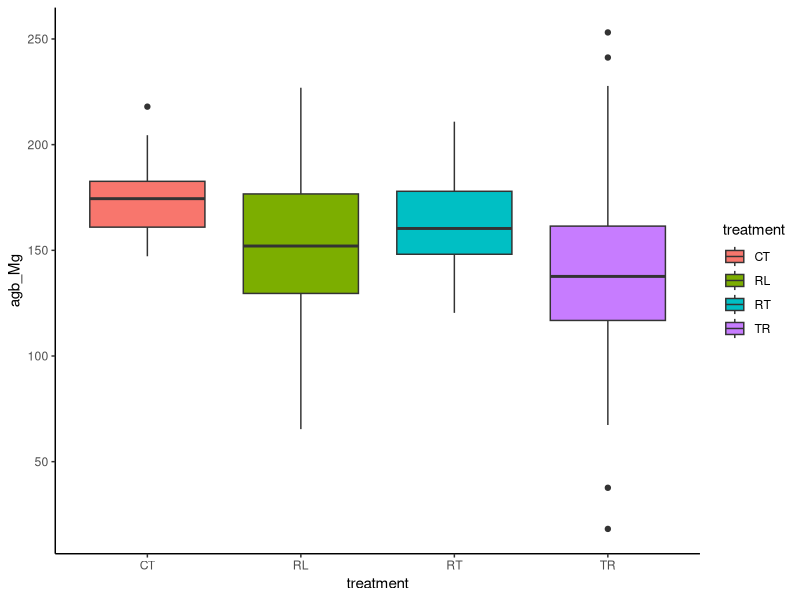
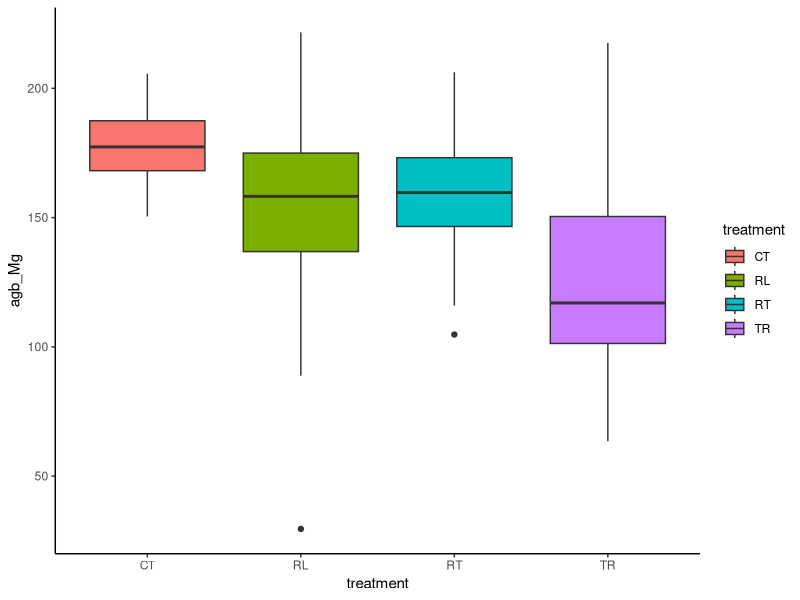
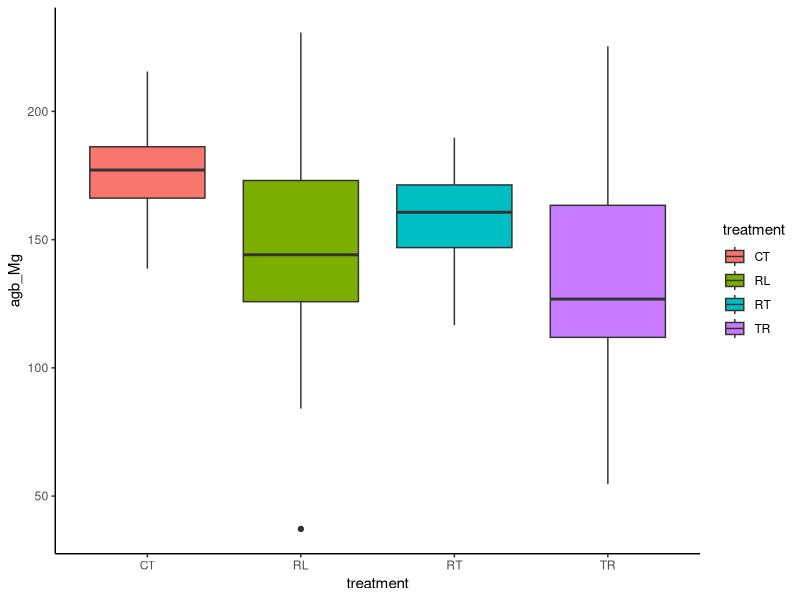
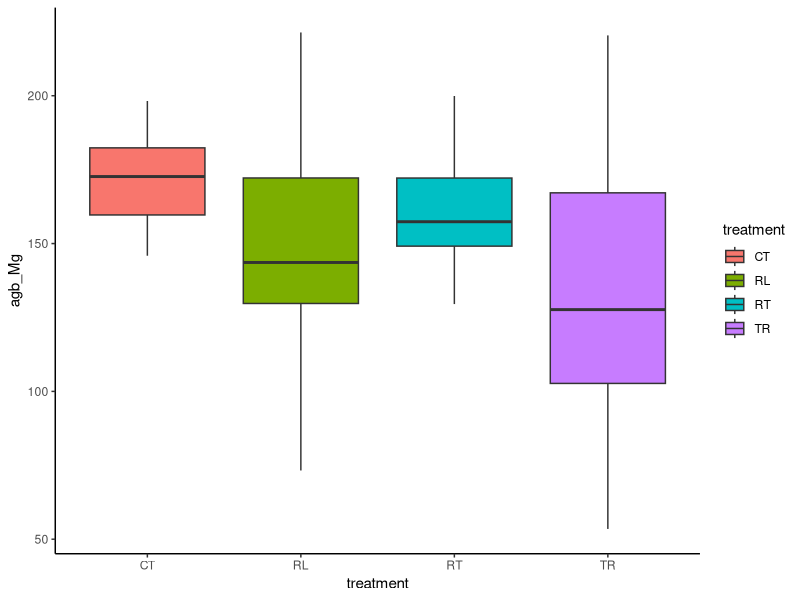
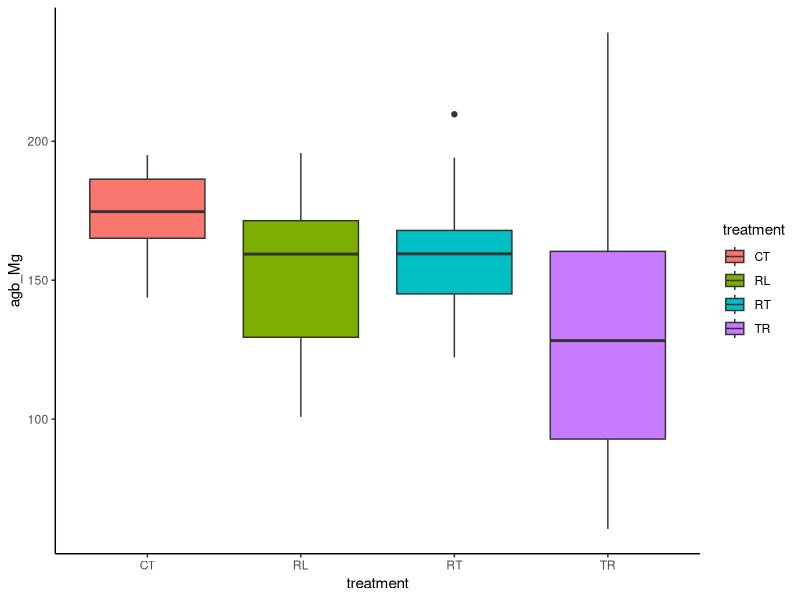
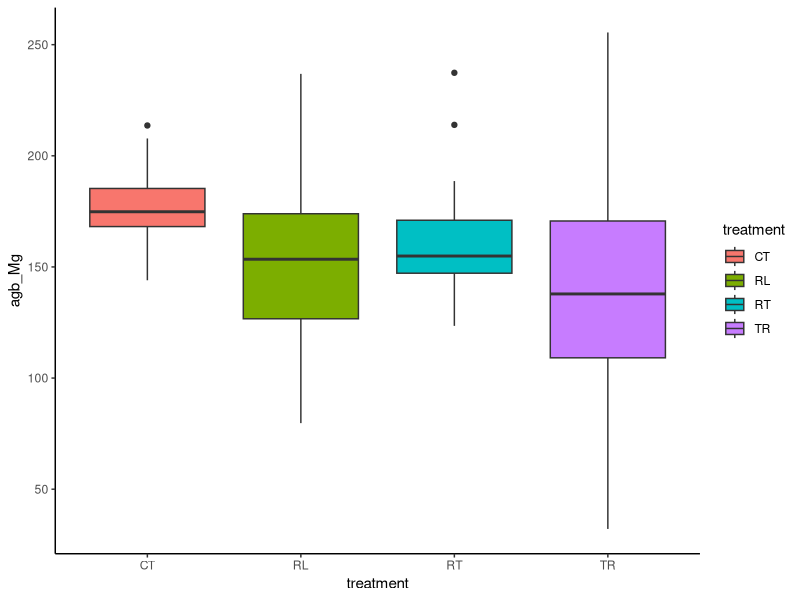
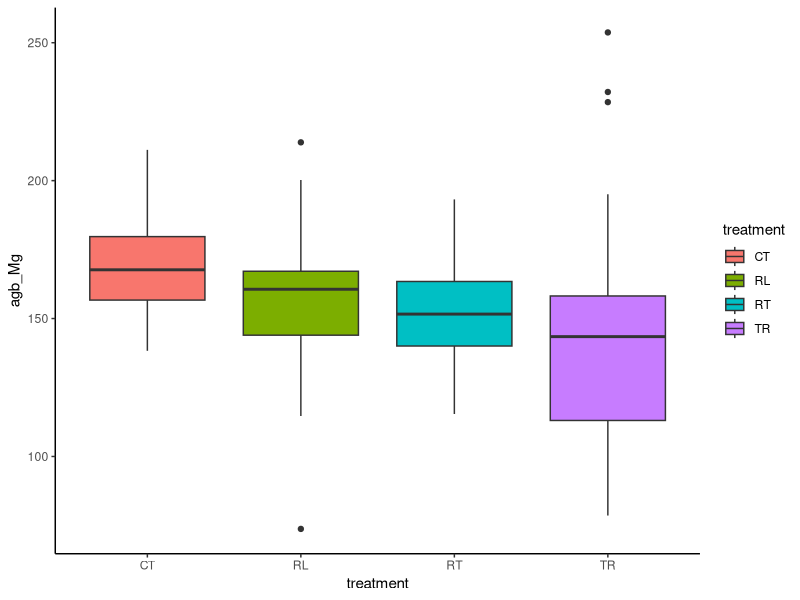
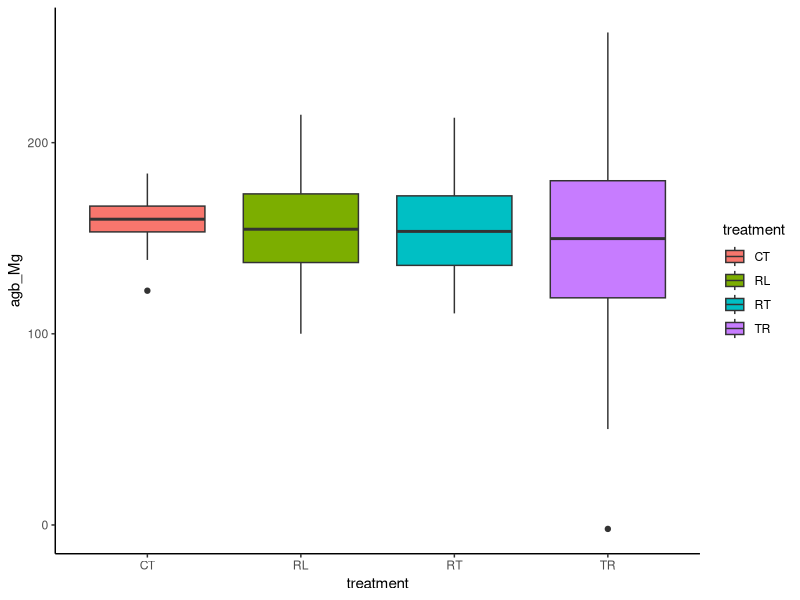

Write R code to recreate these figures, in order.
## ---- chunk 1
knitr::opts_chunk$set(echo = TRUE)
## ---- chunk 2
# all treatments have 40 plots
# control treatment has plot mean of 175 Mg/ha, minimal variability
CT <- rnorm(40, mean = 175, sd = 15)
CT <- data.frame(CT, "CT")
colnames(CT) <- c("agb_Mg", "treatment")
# resistance treatment has lower mean, still low variability
RT <- rnorm(40, mean = 160, sd = 20)
RT <- data.frame(RT, "RT")
colnames(RT) <- c("agb_Mg", "treatment")
# resilience treatment has lower mean, and higher variability
RL <- rnorm(40, mean = 150, sd = 35)
RL <- data.frame(RL, "RL")
colnames(RL) <- c("agb_Mg", "treatment")
# transition has lowest biomass, and most variability
TR <- rnorm(40, mean = 135, sd = 50)
TR <- data.frame(TR, "TR")
colnames(TR) <- c("agb_Mg", "treatment")
id <- c(1:160)
my_data <- rbind(CT, RT, RL, TR)
my_data <- cbind(id, my_data)

head(my_data)
tail(my_data)
## ---- chunk 3
# categorical x (treatment) and continuous y (biomass) indicates ANOVA

m1 <- aov(agb_Mg ~ treatment, data = my_data)
summary(m1)
library(ggplot2)
p1 <- ggplot(data = my_data, aes(x = treatment, 
                                        y = agb_Mg, 
                                        fill = treatment)) +
  geom_boxplot() + 
  theme_classic()
p1 

## ---- chunk 4
CT <- rnorm(40, mean = 175, sd = 15)
CT <- data.frame(CT, "CT")
colnames(CT) <- c("agb_Mg", "treatment")
RT <- rnorm(40, mean = 160, sd = 20)
RT <- data.frame(RT, "RT")
colnames(RT) <- c("agb_Mg", "treatment")
RL <- rnorm(40, mean = 150, sd = 35)
RL <- data.frame(RL, "RL")
colnames(RL) <- c("agb_Mg", "treatment")
TR <- rnorm(40, mean = 135, sd = 50)
TR <- data.frame(TR, "TR")
colnames(TR) <- c("agb_Mg", "treatment")
id <- c(1:160)
my_data <- rbind(CT, RT, RL, TR)
my_data <- cbind(id, my_data)
m1 <- aov(agb_Mg ~ treatment, data = my_data)
summary(m1)

p1 <- ggplot(data = my_data, aes(x = treatment, 
                                        y = agb_Mg, 
                                        fill = treatment)) +
  geom_boxplot() + 
  theme_classic()
p1 

## ---- chunk 5

CT <- rnorm(40, mean = 175, sd = 15)
CT <- data.frame(CT, "CT")
colnames(CT) <- c("agb_Mg", "treatment")
RT <- rnorm(40, mean = 160, sd = 20)
RT <- data.frame(RT, "RT")
colnames(RT) <- c("agb_Mg", "treatment")
RL <- rnorm(40, mean = 150, sd = 35)
RL <- data.frame(RL, "RL")
colnames(RL) <- c("agb_Mg", "treatment")
TR <- rnorm(40, mean = 135, sd = 50)
TR <- data.frame(TR, "TR")
colnames(TR) <- c("agb_Mg", "treatment")
id <- c(1:160)
my_data <- rbind(CT, RT, RL, TR)
my_data <- cbind(id, my_data)
m1 <- aov(agb_Mg ~ treatment, data = my_data)
summary(m1)

p1 <- ggplot(data = my_data, aes(x = treatment, 
                                        y = agb_Mg, 
                                        fill = treatment)) +
  geom_boxplot() + 
  theme_classic()
p1 
## ---- chunk 6

CT <- rnorm(40, mean = 175, sd = 15)
CT <- data.frame(CT, "CT")
colnames(CT) <- c("agb_Mg", "treatment")
RT <- rnorm(40, mean = 160, sd = 20)
RT <- data.frame(RT, "RT")
colnames(RT) <- c("agb_Mg", "treatment")
RL <- rnorm(40, mean = 150, sd = 35)
RL <- data.frame(RL, "RL")
colnames(RL) <- c("agb_Mg", "treatment")
TR <- rnorm(40, mean = 135, sd = 50)
TR <- data.frame(TR, "TR")
colnames(TR) <- c("agb_Mg", "treatment")
id <- c(1:160)
my_data <- rbind(CT, RT, RL, TR)
my_data <- cbind(id, my_data)
m1 <- aov(agb_Mg ~ treatment, data = my_data)
summary(m1)

p1 <- ggplot(data = my_data, aes(x = treatment, 
                                        y = agb_Mg, 
                                        fill = treatment)) +
  geom_boxplot() + 
  theme_classic()
p1 
## ---- chunk 7

CT <- rnorm(40, mean = 175, sd = 15)
CT <- data.frame(CT, "CT")
colnames(CT) <- c("agb_Mg", "treatment")
RT <- rnorm(40, mean = 160, sd = 20)
RT <- data.frame(RT, "RT")
colnames(RT) <- c("agb_Mg", "treatment")
RL <- rnorm(40, mean = 150, sd = 35)
RL <- data.frame(RL, "RL")
colnames(RL) <- c("agb_Mg", "treatment")
TR <- rnorm(40, mean = 135, sd = 50)
TR <- data.frame(TR, "TR")
colnames(TR) <- c("agb_Mg", "treatment")
id <- c(1:160)
my_data <- rbind(CT, RT, RL, TR)
my_data <- cbind(id, my_data)
m1 <- aov(agb_Mg ~ treatment, data = my_data)
summary(m1)

p1 <- ggplot(data = my_data, aes(x = treatment, 
                                        y = agb_Mg, 
                                        fill = treatment)) +
  geom_boxplot() + 
  theme_classic()
p1 
## ---- chunk 8

CT <- rnorm(40, mean = 175, sd = 15)
CT <- data.frame(CT, "CT")
colnames(CT) <- c("agb_Mg", "treatment")
RT <- rnorm(40, mean = 160, sd = 20)
RT <- data.frame(RT, "RT")
colnames(RT) <- c("agb_Mg", "treatment")
RL <- rnorm(40, mean = 150, sd = 35)
RL <- data.frame(RL, "RL")
colnames(RL) <- c("agb_Mg", "treatment")
TR <- rnorm(40, mean = 135, sd = 50)
TR <- data.frame(TR, "TR")
colnames(TR) <- c("agb_Mg", "treatment")
id <- c(1:160)
my_data <- rbind(CT, RT, RL, TR)
my_data <- cbind(id, my_data)
m1 <- aov(agb_Mg ~ treatment, data = my_data)
summary(m1)

p1 <- ggplot(data = my_data, aes(x = treatment, 
                                        y = agb_Mg, 
                                        fill = treatment)) +
  geom_boxplot() + 
  theme_classic()
p1 
## ---- chunk 9
# Converging on mean of 155
CT <- rnorm(40, mean = 170, sd = 15)
CT <- data.frame(CT, "CT")
colnames(CT) <- c("agb_Mg", "treatment")
RT <- rnorm(40, mean = 155, sd = 20)
RT <- data.frame(RT, "RT")
colnames(RT) <- c("agb_Mg", "treatment")
RL <- rnorm(40, mean = 155, sd = 35)
RL <- data.frame(RL, "RL")
colnames(RL) <- c("agb_Mg", "treatment")
TR <- rnorm(40, mean = 140, sd = 50)
TR <- data.frame(TR, "TR")
colnames(TR) <- c("agb_Mg", "treatment")
id <- c(1:160)
my_data <- rbind(CT, RT, RL, TR)
my_data <- cbind(id, my_data)
m1 <- aov(agb_Mg ~ treatment, data = my_data)
summary(m1)

p1 <- ggplot(data = my_data, aes(x = treatment, 
                                        y = agb_Mg, 
                                        fill = treatment)) +
  geom_boxplot() + 
  theme_classic()
p1 
## ---- chunk 10
# Converging on mean of 155
CT <- rnorm(40, mean = 160, sd = 15)
CT <- data.frame(CT, "CT")
colnames(CT) <- c("agb_Mg", "treatment")
RT <- rnorm(40, mean = 155, sd = 20)
RT <- data.frame(RT, "RT")
colnames(RT) <- c("agb_Mg", "treatment")
RL <- rnorm(40, mean = 155, sd = 35)
RL <- data.frame(RL, "RL")
colnames(RL) <- c("agb_Mg", "treatment")
TR <- rnorm(40, mean = 150, sd = 50)
TR <- data.frame(TR, "TR")
colnames(TR) <- c("agb_Mg", "treatment")
id <- c(1:160)
my_data <- rbind(CT, RT, RL, TR)
my_data <- cbind(id, my_data)
m1 <- aov(agb_Mg ~ treatment, data = my_data)
summary(m1)

p1 <- ggplot(data = my_data, aes(x = treatment, 
                                        y = agb_Mg, 
                                        fill = treatment)) +
  geom_boxplot() + 
  theme_classic()
p1 
## ---- chunk 11
# drop down to sample size of 30
CT <- rnorm(30, mean = 170, sd = 15)
CT <- data.frame(CT, "CT")
colnames(CT) <- c("agb_Mg", "treatment")
RT <- rnorm(30, mean = 155, sd = 20)
RT <- data.frame(RT, "RT")
colnames(RT) <- c("agb_Mg", "treatment")
RL <- rnorm(30, mean = 155, sd = 35)
RL <- data.frame(RL, "RL")
colnames(RL) <- c("agb_Mg", "treatment")
TR <- rnorm(30, mean = 140, sd = 50)
TR <- data.frame(TR, "TR")
colnames(TR) <- c("agb_Mg", "treatment")
id <- c(1:120)
my_data <- rbind(CT, RT, RL, TR)
my_data <- cbind(id, my_data)
m1 <- aov(agb_Mg ~ treatment, data = my_data)
summary(m1)

p1 <- ggplot(data = my_data, aes(x = treatment, 
                                        y = agb_Mg, 
                                        fill = treatment)) +
  geom_boxplot() + 
  theme_classic()
p1 
## ---- chunk 12
# drop down to sample size of 20
CT <- rnorm(20, mean = 170, sd = 15)
CT <- data.frame(CT, "CT")
colnames(CT) <- c("agb_Mg", "treatment")
RT <- rnorm(20, mean = 155, sd = 20)
RT <- data.frame(RT, "RT")
colnames(RT) <- c("agb_Mg", "treatment")
RL <- rnorm(20, mean = 155, sd = 35)
RL <- data.frame(RL, "RL")
colnames(RL) <- c("agb_Mg", "treatment")
TR <- rnorm(20, mean = 140, sd = 50)
TR <- data.frame(TR, "TR")
colnames(TR) <- c("agb_Mg", "treatment")
id <- c(1:80)
my_data <- rbind(CT, RT, RL, TR)
my_data <- cbind(id, my_data)
m1 <- aov(agb_Mg ~ treatment, data = my_data)
summary(m1)

p1 <- ggplot(data = my_data, aes(x = treatment, 
                                        y = agb_Mg, 
                                        fill = treatment)) +
  geom_boxplot() + 
  theme_classic()
p1 
## ---- chunk 13
# drop down to sample size of 10
CT <- rnorm(10, mean = 170, sd = 15)
CT <- data.frame(CT, "CT")
colnames(CT) <- c("agb_Mg", "treatment")
RT <- rnorm(10, mean = 155, sd = 20)
RT <- data.frame(RT, "RT")
colnames(RT) <- c("agb_Mg", "treatment")
RL <- rnorm(10, mean = 155, sd = 35)
RL <- data.frame(RL, "RL")
colnames(RL) <- c("agb_Mg", "treatment")
TR <- rnorm(10, mean = 140, sd = 50)
TR <- data.frame(TR, "TR")
colnames(TR) <- c("agb_Mg", "treatment")
id <- c(1:40)
my_data <- rbind(CT, RT, RL, TR)
my_data <- cbind(id, my_data)
m1 <- aov(agb_Mg ~ treatment, data = my_data)
summary(m1)

p1 <- ggplot(data = my_data, aes(x = treatment, 
                                        y = agb_Mg, 
                                        fill = treatment)) +
  geom_boxplot() + 
  theme_classic()
p1 
